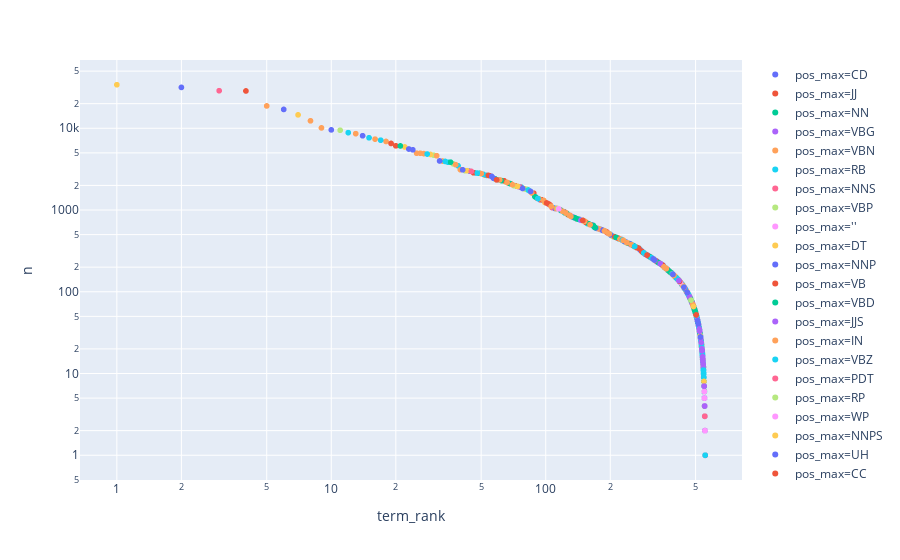

Here is the notebook cell this chart was saved with:
### Code cell
px.scatter(VSAMP1, x='term_rank', y='n', log_y=True, log_x=True, hover_name='term_str', color='pos_max')

### Figure 1 — Plotly figure (JSON) as saved in the notebook; plotly's stock layout.template omitted (floating-point values rounded to 4 significant figures; data arrays with more than 128 entries replaced by an {"elided": "..."} marker saying what was removed)
{"data": [{"hoverlabel": {"namelength": 0}, "hovertemplate": "<b>%{hovertext}</b><br><br>pos_max=CD<br>term_rank=%{x}<br>n=%{y}", "hovertext": {"elided": "591 str values"}, "legendgroup": "pos_max=CD", "marker": {"color": "#636efa", "symbol": "circle"}, "mode": "markers", "name": "pos_max=CD", "showlegend": true, "type": "scattergl", "x": {"elided": "591 int values"}, "xaxis": "x", "y": {"elided": "591 int values"}, "yaxis": "y"}, {"hoverlabel": {"namelength": 0}, "hovertemplate": "<b>%{hovertext}</b><br><br>pos_max=JJ<br>term_rank=%{x}<br>n=%{y}", "hovertext": {"elided": "2634 str values"}, "legendgroup": "pos_max=JJ", "marker": {"color": "#EF553B", "symbol": "circle"}, "mode": "markers", "name": "pos_max=JJ", "showlegend": true, "type": "scattergl", "x": {"elided": "2634 int values"}, "xaxis": "x", "y": {"elided": "2634 int values"}, "yaxis": "y"}, {"hoverlabel": {"namelength": 0}, "hovertemplate": "<b>%{hovertext}</b><br><br>pos_max=NN<br>term_rank=%{x}<br>n=%{y}", "hovertext": {"elided": "5952 str values"}, "legendgroup": "pos_max=NN", "marker": {"color": "#00cc96", "symbol": "circle"}, "mode": "markers", "name": "pos_max=NN", "showlegend": true, "type": "scattergl", "x": {"elided": "5952 int values"}, "xaxis": "x", "y": {"elided": "5952 int values"}, "yaxis": "y"}, {"hoverlabel": {"namelength": 0}, "hovertemplate": "<b>%{hovertext}</b><br><br>pos_max=VBG<br>term_rank=%{x}<br>n=%{y}", "hovertext": {"elided": "1183 str values"}, "legendgroup": "pos_max=VBG", "marker": {"color": "#ab63fa", "symbol": "circle"}, "mode": "markers", "name": "pos_max=VBG", "showlegend": true, "type": "scattergl", "x": {"elided": "1183 int values"}, "xaxis": "x", "y": {"elided": "1183 int values"}, "yaxis": "y"}, {"hoverlabel": {"namelength": 0}, "hovertemplate": "<b>%{hovertext}</b><br><br>pos_max=VBN<br>term_rank=%{x}<br>n=%{y}", "hovertext": {"elided": "1208 str values"}, "legendgroup": "pos_max=VBN", "marker": {"color": "#FFA15A", "symbol": "circle"}, "mode": "markers", "name": "pos_max=VBN", "showlegend": true, "type": "scattergl", "x": {"elided": "1208 int values"}, "xaxis": "x", "y": {"elided": "1208 int values"}, "yaxis": "y"}, {"hoverlabel": {"namelength": 0}, "hovertemplate": "<b>%{hovertext}</b><br><br>pos_max=RB<br>term_rank=%{x}<br>n=%{y}", "hovertext": {"elided": "843 str values"}, "legendgroup": "pos_max=RB", "marker": {"color": "#19d3f3", "symbol": "circle"}, "mode": "markers", "name": "pos_max=RB", "showlegend": true, "type": "scattergl", "x": {"elided": "843 int values"}, "xaxis": "x", "y": {"elided": "843 int values"}, "yaxis": "y"}, {"hoverlabel": {"namelength": 0}, "hovertemplate": "<b>%{hovertext}</b><br><br>pos_max=NNS<br>term_rank=%{x}<br>n=%{y}", "hovertext": {"elided": "2641 str values"}, "legendgroup": "pos_max=NNS", "marker": {"color": "#FF6692", "symbol": "circle"}, "mode": "markers", "name": "pos_max=NNS", "showlegend": true, "type": "scattergl", "x": {"elided": "2641 int values"}, "xaxis": "x", "y": {"elided": "2641 int values"}, "yaxis": "y"}, {"hoverlabel": {"namelength": 0}, "hovertemplate": "<b>%{hovertext}</b><br><br>pos_max=VBP<br>term_rank=%{x}<br>n=%{y}", "hovertext": {"elided": "380 str values"}, "legendgroup": "pos_max=VBP", "marker": {"color": "#B6E880", "symbol": "circle"}, "mode": "markers", "name": "pos_max=VBP", "showlegend": true, "type": "scattergl", "x": {"elided": "380 int values"}, "xaxis": "x", "y": {"elided": "380 int values"}, "yaxis": "y"}, {"hoverlabel": {"namelength": 0}, "hovertemplate": "<b>%{hovertext}</b><br><br>pos_max=''<br>term_rank=%{x}<br>n=%{y}", "hovertext": ["64"], "legendgroup": "pos_max=''", "marker": {"color": "#FF97FF", "symbol": "circle"}, "mode": "markers", "name": "pos_max=''", "showlegend": true, "type": "scattergl", "x": [551], "xaxis": "x", "y": [4], "yaxis": "y"}, {"hoverlabel": {"namelength": 0}, "hovertemplate": "<b>%{hovertext}</b><br><br>pos_max=DT<br>term_rank=%{x}<br>n=%{y}", "hovertext": ["a", "all", "an", "another", "any", "blistery", "both", "broth", "doth", "each", "either", "every", "haveall", "neither", "nether", "no", "noi", "some", "tacher", "the", "ther", "these", "this", "those", "tikeoversthat"], "legendgroup": "pos_max=DT", "marker": {"color": "#FECB52", "symbol": "circle"}, "mode": "markers", "name": "pos_max=DT", "showlegend": true, "type": "scattergl", "x": [7, 22, 99, 229, 80, 554, 264, 554, 552, 316, 393, 135, 554, 493, 554, 73, 554, 43, 554, 1, 550, 176, 29, 255, 554], "xaxis": "x", "y": [14578, 5907, 1241, 429, 1814, 1, 353, 1, 3, 253, 162, 814, 1, 62, 1, 1962, 1, 3029, 1, 34072, 5, 592, 4782, 368, 1], "yaxis": "y"}, {"hoverlabel": {"namelength": 0}, "hovertemplate": "<b>%{hovertext}</b><br><br>pos_max=NNP<br>term_rank=%{x}<br>n=%{y}", "hovertext": {"elided": "5825 str values"}, "legendgroup": "pos_max=NNP", "marker": {"color": "#636efa", "symbol": "circle"}, "mode": "markers", "name": "pos_max=NNP", "showlegend": true, "type": "scattergl", "x": {"elided": "5825 int values"}, "xaxis": "x", "y": {"elided": "5825 int values"}, "yaxis": "y"}, {"hoverlabel": {"namelength": 0}, "hovertemplate": "<b>%{hovertext}</b><br><br>pos_max=VB<br>term_rank=%{x}<br>n=%{y}", "hovertext": {"elided": "1220 str values"}, "legendgroup": "pos_max=VB", "marker": {"color": "#EF553B", "symbol": "circle"}, "mode": "markers", "name": "pos_max=VB", "showlegend": true, "type": "scattergl", "x": {"elided": "1220 int values"}, "xaxis": "x", "y": {"elided": "1220 int values"}, "yaxis": "y"}, {"hoverlabel": {"namelength": 0}, "hovertemplate": "<b>%{hovertext}</b><br><br>pos_max=VBD<br>term_rank=%{x}<br>n=%{y}", "hovertext": {"elided": "739 str values"}, "legendgroup": "pos_max=VBD", "marker": {"color": "#00cc96", "symbol": "circle"}, "mode": "markers", "name": "pos_max=VBD", "showlegend": true, "type": "scattergl", "x": {"elided": "739 int values"}, "xaxis": "x", "y": {"elided": "739 int values"}, "yaxis": "y"}, {"hoverlabel": {"namelength": 0}, "hovertemplate": "<b>%{hovertext}</b><br><br>pos_max=JJS<br>term_rank=%{x}<br>n=%{y}", "hovertext": ["ablest", "awfulest", "awfullest", "best", "biggest", "bitterest", "blest", "bloodiest", "boldest", "bravest", "brightest", "cheapest", "choicest", "cleanest", "clearest", "closest", "coldest", "crookedest", "darkest", "dearest", "deepest", "dishonest", "doest", "dreadfulest", "driest", "dullest", "earliest", "earnest", "eldest", "fairest", "farthest", "finest", "fondest", "freest", "fullest", "funniest", "gentlest", "grandest", "greatest", "grossest", "handsomest", "happiest", "hardest", "heartiest", "heaviest", "highest", "hottest", "ininterest", "keenest", "kindest", "largest", "latest", "least", "lest", "loneliest", "longest", "loudest", "loveliest", "lowest", "luckiest", "manifest", "meanest", "mightiest", "mildest", "nearest", "neatest", "newest", "nicest", "noblest", "oldest", "poorest", "prettiest", "purest", "quickest", "quietest", "richest", "saddest", "safest", "severest", "shortest", "sickest", "sincerest", "slightest", "smallest", "soonest", "steepest", "strictest", "strongest", "sweetest", "tallest", "tenderest", "toughest", "truest", "ugliest", "veriest", "vilest", "warmest", "weakest", "wildest", "wisest", "worst", "youngest"], "legendgroup": "pos_max=JJS", "marker": {"color": "#ab63fa", "symbol": "circle"}, "mode": "markers", "name": "pos_max=JJS", "showlegend": true, "type": "scattergl", "x": [553, 554, 554, 174, 545, 554, 554, 551, 554, 550, 553, 553, 548, 554, 554, 554, 551, 554, 551, 483, 542, 553, 554, 554, 554, 554, 533, 516, 553, 551, 550, 531, 554, 554, 554, 554, 554, 554, 450, 554, 551, 538, 535, 552, 551, 526, 550, 554, 554, 509, 538, 548, 342, 536, 553, 548, 554, 553, 548, 554, 545, 554, 553, 554, 544, 551, 554, 550, 551, 545, 553, 545, 549, 552, 554, 546, 553, 554, 551, 554, 554, 553, 542, 551, 553, 554, 553, 548, 537, 554, 549, 554, 549, 553, 554, 554, 545, 553, 551, 551, 505, 543], "xaxis": "x", "y": [2, 1, 1, 595, 10, 1, 1, 4, 1, 5, 2, 2, 7, 1, 1, 1, 4, 1, 4, 72, 13, 2, 1, 1, 1, 1, 22, 39, 2, 4, 5, 24, 1, 1, 1, 1, 1, 1, 105, 1, 4, 17, 20, 3, 4, 29, 5, 1, 1, 46, 17, 7, 221, 19, 2, 7, 1, 2, 7, 1, 10, 1, 2, 1, 11, 4, 1, 5, 4, 10, 2, 10, 6, 3, 1, 9, 2, 1, 4, 1, 1, 2, 13, 4, 2, 1, 2, 7, 18, 1, 6, 1, 6, 2, 1, 1, 10, 2, 4, 4, 50, 12], "yaxis": "y"}, {"hoverlabel": {"namelength": 0}, "hovertemplate": "<b>%{hovertext}</b><br><br>pos_max=IN<br>term_rank=%{x}<br>n=%{y}", "hovertext": {"elided": "150 str values"}, "legendgroup": "pos_max=IN", "marker": {"color": "#FFA15A", "symbol": "circle"}, "mode": "markers", "name": "pos_max=IN", "showlegend": true, "type": "scattergl", "x": {"elided": "150 int values"}, "xaxis": "x", "y": {"elided": "150 int values"}, "yaxis": "y"}, {"hoverlabel": {"namelength": 0}, "hovertemplate": "<b>%{hovertext}</b><br><br>pos_max=VBZ<br>term_rank=%{x}<br>n=%{y}", "hovertext": {"elided": "419 str values"}, "legendgroup": "pos_max=VBZ", "marker": {"color": "#19d3f3", "symbol": "circle"}, "mode": "markers", "name": "pos_max=VBZ", "showlegend": true, "type": "scattergl", "x": {"elided": "419 int values"}, "xaxis": "x", "y": {"elided": "419 int values"}, "yaxis": "y"}, {"hoverlabel": {"namelength": 0}, "hovertemplate": "<b>%{hovertext}</b><br><br>pos_max=PDT<br>term_rank=%{x}<br>n=%{y}", "hovertext": ["actuatedall", "geatsall", "herthroughout", "nearlyall", "saith", "sinceat", "youof"], "legendgroup": "pos_max=PDT", "marker": {"color": "#FF6692", "symbol": "circle"}, "mode": "markers", "name": "pos_max=PDT", "showlegend": true, "type": "scattergl", "x": [554, 554, 554, 554, 553, 554, 554], "xaxis": "x", "y": [1, 1, 1, 1, 2, 1, 1], "yaxis": "y"}, {"hoverlabel": {"namelength": 0}, "hovertemplate": "<b>%{hovertext}</b><br><br>pos_max=RP<br>term_rank=%{x}<br>n=%{y}", "hovertext": ["affecton", "anattack", "authorityfor", "down", "inas", "off", "ot", "out", "outthe", "thowbut", "tobe", "toka", "tooso", "up"], "legendgroup": "pos_max=RP", "marker": {"color": "#B6E880", "symbol": "circle"}, "mode": "markers", "name": "pos_max=RP", "showlegend": true, "type": "scattergl", "x": [554, 554, 554, 114, 554, 152, 554, 81, 554, 554, 554, 554, 554, 71], "xaxis": "x", "y": [1, 1, 1, 1041, 1, 729, 1, 1793, 1, 1, 1, 1, 1, 1988], "yaxis": "y"}, {"hoverlabel": {"namelength": 0}, "hovertemplate": "<b>%{hovertext}</b><br><br>pos_max=WP<br>term_rank=%{x}<br>n=%{y}", "hovertext": ["afinethat", "concludedthat", "sentimentsthat", "what", "who", "whom"], "legendgroup": "pos_max=WP", "marker": {"color": "#FF97FF", "symbol": "circle"}, "mode": "markers", "name": "pos_max=WP", "showlegend": true, "type": "scattergl", "x": [554, 554, 554, 92, 115, 426], "xaxis": "x", "y": [1, 1, 1, 1379, 1033, 129], "yaxis": "y"}, {"hoverlabel": {"namelength": 0}, "hovertemplate": "<b>%{hovertext}</b><br><br>pos_max=NNPS<br>term_rank=%{x}<br>n=%{y}", "hovertext": ["alabamians", "americans", "baliers", "bowmans", "brokers", "brooklynites", "callaghans", "carolinans", "carolinas", "carolinians", "castlemans", "catholics", "cats", "chapmans", "christians", "coans", "contracts", "corinthians", "corrinthians", "delepearemembers", "democrats", "dinners", "dislikes", "dunkers", "ellies", "eysters", "firemans", "georgians", "germans", "hessians", "inmans", "johnnies", "ledgers", "linconites", "magistrates", "mcclanahans", "mcclellans", "mclellans", "missionaries", "mississappians", "mississipians", "mississippians", "missourians", "morgans", "ohioans", "pennsylvanians", "phillipics", "policies", "presbyterians", "presidents", "primers", "rangers", "readers", "registers", "republicans", "rians", "rices", "romans", "rosecrans", "rosenbrans", "senators", "shermans", "shriekers", "spartans", "speakers", "squires", "states", "tennesseeans", "tigers", "tories", "unitarians", "virginians", "yorkers"], "legendgroup": "pos_max=NNPS", "marker": {"color": "#FECB52", "symbol": "circle"}, "mode": "markers", "name": "pos_max=NNPS", "showlegend": true, "type": "scattergl", "x": [549, 551, 553, 553, 554, 554, 554, 554, 554, 548, 554, 552, 554, 554, 542, 554, 553, 554, 554, 554, 535, 553, 552, 552, 554, 554, 554, 552, 554, 554, 554, 553, 552, 554, 553, 554, 553, 554, 553, 554, 554, 551, 554, 554, 554, 554, 554, 553, 554, 553, 554, 551, 552, 554, 526, 554, 554, 554, 551, 554, 554, 554, 554, 554, 553, 554, 439, 554, 553, 553, 554, 547, 554], "xaxis": "x", "y": [6, 4, 2, 2, 1, 1, 1, 1, 1, 7, 1, 3, 1, 1, 13, 1, 2, 1, 1, 1, 20, 2, 3, 3, 1, 1, 1, 3, 1, 1, 1, 2, 3, 1, 2, 1, 2, 1, 2, 1, 1, 4, 1, 1, 1, 1, 1, 2, 1, 2, 1, 4, 3, 1, 29, 1, 1, 1, 4, 1, 1, 1, 1, 1, 2, 1, 116, 1, 2, 2, 1, 8, 1], "yaxis": "y"}, {"hoverlabel": {"namelength": 0}, "hovertemplate": "<b>%{hovertext}</b><br><br>pos_max=UH<br>term_rank=%{x}<br>n=%{y}", "hovertext": ["alas", "oh", "yes"], "legendgroup": "pos_max=UH", "marker": {"color": "#636efa", "symbol": "circle"}, "mode": "markers", "name": "pos_max=UH", "showlegend": true, "type": "scattergl", "x": [515, 322, 444], "xaxis": "x", "y": [40, 244, 111], "yaxis": "y"}, {"hoverlabel": {"namelength": 0}, "hovertemplate": "<b>%{hovertext}</b><br><br>pos_max=CC<br>term_rank=%{x}<br>n=%{y}", "hovertext": ["and", "but", "heensas", "nor", "or", "paterson", "peakedher", "wellget"], "legendgroup": "pos_max=CC", "marker": {"color": "#EF553B", "symbol": "circle"}, "mode": "markers", "name": "pos_max=CC", "showlegend": true, "type": "scattergl", "x": [4, 19, 554, 421, 54, 554, 554, 554], "xaxis": "x", "y": [28599, 6516, 1, 134, 2650, 1, 1, 1], "yaxis": "y"}, {"hoverlabel": {"namelength": 0}, "hovertemplate": "<b>%{hovertext}</b><br><br>pos_max=FW<br>term_rank=%{x}<br>n=%{y}", "hovertext": ["beenthere", "ejectmentin", "garris", "gonein", "mast", "nomidein", "orderto", "oz", "pro", "vs"], "legendgroup": "pos_max=FW", "marker": {"color": "#00cc96", "symbol": "circle"}, "mode": "markers", "name": "pos_max=FW", "showlegend": true, "type": "scattergl", "x": [553, 554, 554, 554, 553, 554, 554, 554, 553, 548], "xaxis": "x", "y": [2, 1, 1, 1, 2, 1, 1, 1, 2, 7], "yaxis": "y"}, {"hoverlabel": {"namelength": 0}, "hovertemplate": "<b>%{hovertext}</b><br><br>pos_max=JJR<br>term_rank=%{x}<br>n=%{y}", "hovertext": ["better", "bigger", "cheaper", "cheeper", "closer", "coarser", "colder", "cornstockshigher", "dearer", "deeper", "denser", "earlier", "easier", "fewer", "finalybetter", "firmer", "fleshier", "gladder", "greater", "happier", "heavier", "hems", "higher", "larger", "less", "lesser", "lighter", "litter", "longer", "louder", "lovelier", "lower", "lyseyto", "manymore", "mightier", "more", "narrower", "nearer", "older", "onelyour", "prettier", "richer", "safer", "saltier", "shorter", "smaller", "smarter", "somore", "steadier", "stiller", "stronger", "surer", "tougher", "uglier", "wanderer", "weaker", "worse", "worseother", "younger"], "legendgroup": "pos_max=JJR", "marker": {"color": "#ab63fa", "symbol": "circle"}, "mode": "markers", "name": "pos_max=JJR", "showlegend": true, "type": "scattergl", "x": [146, 554, 541, 553, 548, 554, 550, 554, 535, 550, 554, 542, 539, 554, 554, 554, 553, 553, 510, 540, 550, 554, 520, 522, 418, 554, 551, 553, 394, 553, 554, 531, 554, 554, 554, 75, 554, 528, 539, 554, 552, 554, 551, 554, 550, 536, 554, 554, 554, 554, 548, 553, 554, 554, 553, 552, 468, 554, 550], "xaxis": "x", "y": [749, 1, 14, 2, 7, 1, 5, 1, 20, 5, 1, 13, 16, 1, 1, 1, 2, 2, 45, 15, 5, 1, 35, 33, 137, 1, 4, 2, 161, 2, 1, 24, 1, 1, 1, 1921, 1, 27, 16, 1, 3, 1, 4, 1, 5, 19, 1, 1, 1, 1, 7, 2, 1, 1, 2, 3, 87, 1, 5], "yaxis": "y"}, {"hoverlabel": {"namelength": 0}, "hovertemplate": "<b>%{hovertext}</b><br><br>pos_max=MD<br>term_rank=%{x}<br>n=%{y}", "hovertext": ["bignight", "ca", "can", "could", "lackeysshould", "ll", "may", "might", "must", "noy", "ought", "shall", "should", "will", "wo", "would", "youshould"], "legendgroup": "pos_max=MD", "marker": {"color": "#FFA15A", "symbol": "circle"}, "mode": "markers", "name": "pos_max=MD", "showlegend": true, "type": "scattergl", "x": [554, 230, 40, 86, 554, 442, 66, 251, 93, 554, 396, 129, 152, 16, 394, 38, 554], "xaxis": "x", "y": [1, 426, 3111, 1623, 1, 113, 2179, 376, 1371, 1, 159, 860, 729, 7368, 161, 3592, 1], "yaxis": "y"}, {"hoverlabel": {"namelength": 0}, "hovertemplate": "<b>%{hovertext}</b><br><br>pos_max=PRP$<br>term_rank=%{x}<br>n=%{y}", "hovertext": ["brouther", "her", "his", "its", "my", "our", "their", "your"], "legendgroup": "pos_max=PRP$", "marker": {"color": "#19d3f3", "symbol": "circle"}, "mode": "markers", "name": "pos_max=PRP$", "showlegend": true, "type": "scattergl", "x": [554, 83, 48, 260, 17, 34, 92, 28], "xaxis": "x", "y": [1, 1756, 2831, 359, 7150, 3925, 1379, 4839], "yaxis": "y"}, {"hoverlabel": {"namelength": 0}, "hovertemplate": "<b>%{hovertext}</b><br><br>pos_max=EX<br>term_rank=%{x}<br>n=%{y}", "hovertext": ["conveyed", "doubtthere", "eitherthere", "padethere", "there", "tobaccohere"], "legendgroup": "pos_max=EX", "marker": {"color": "#FF6692", "symbol": "circle"}, "mode": "markers", "name": "pos_max=EX", "showlegend": true, "type": "scattergl", "x": [552, 554, 554, 554, 45, 554], "xaxis": "x", "y": [3, 1, 1, 1, 2966, 1], "yaxis": "y"}, {"hoverlabel": {"namelength": 0}, "hovertemplate": "<b>%{hovertext}</b><br><br>pos_max=SYM<br>term_rank=%{x}<br>n=%{y}", "hovertext": ["daug", "suds", "versa"], "legendgroup": "pos_max=SYM", "marker": {"color": "#B6E880", "symbol": "circle"}, "mode": "markers", "name": "pos_max=SYM", "showlegend": true, "type": "scattergl", "x": [554, 554, 554], "xaxis": "x", "y": [1, 1, 1], "yaxis": "y"}, {"hoverlabel": {"namelength": 0}, "hovertemplate": "<b>%{hovertext}</b><br><br>pos_max=RBR<br>term_rank=%{x}<br>n=%{y}", "hovertext": ["faster", "hesbetter", "maketh", "onmother", "scatter"], "legendgroup": "pos_max=RBR", "marker": {"color": "#FF97FF", "symbol": "circle"}, "mode": "markers", "name": "pos_max=RBR", "showlegend": true, "type": "scattergl", "x": [549, 554, 553, 554, 550], "xaxis": "x", "y": [6, 1, 2, 1, 5], "yaxis": "y"}, {"hoverlabel": {"namelength": 0}, "hovertemplate": "<b>%{hovertext}</b><br><br>pos_max=WDT<br>term_rank=%{x}<br>n=%{y}", "hovertext": ["fixturethat", "rejoicefulthat", "whatever", "which", "whichever"], "legendgroup": "pos_max=WDT", "marker": {"color": "#FECB52", "symbol": "circle"}, "mode": "markers", "name": "pos_max=WDT", "showlegend": true, "type": "scattergl", "x": [554, 554, 489, 74, 554], "xaxis": "x", "y": [1, 1, 66, 1944, 1], "yaxis": "y"}, {"hoverlabel": {"namelength": 0}, "hovertemplate": "<b>%{hovertext}</b><br><br>pos_max=PRP<br>term_rank=%{x}<br>n=%{y}", "hovertext": ["he", "herself", "hether", "him", "himself", "i", "it", "itself", "me", "myself", "ourself", "ourselves", "she", "them", "themselves", "they", "unmyself", "upsher", "us", "we", "yew", "you", "yourself", "youwhich"], "legendgroup": "pos_max=PRP", "marker": {"color": "#636efa", "symbol": "circle"}, "mode": "markers", "name": "pos_max=PRP", "showlegend": true, "type": "scattergl", "x": [24, 511, 554, 56, 392, 2, 10, 527, 23, 171, 554, 457, 85, 41, 441, 32, 554, 554, 78, 14, 554, 6, 317, 554], "xaxis": "x", "y": [5451, 44, 1, 2580, 163, 31608, 9555, 28, 5578, 602, 1, 98, 1687, 3103, 114, 3982, 1, 1, 1835, 8098, 1, 17005, 252, 1], "yaxis": "y"}, {"hoverlabel": {"namelength": 0}, "hovertemplate": "<b>%{hovertext}</b><br><br>pos_max=WRB<br>term_rank=%{x}<br>n=%{y}", "hovertext": ["how", "washbut", "when", "whenever", "where", "wherthe", "why", "wih"], "legendgroup": "pos_max=WRB", "marker": {"color": "#EF553B", "symbol": "circle"}, "mode": "markers", "name": "pos_max=WRB", "showlegend": true, "type": "scattergl", "x": [101, 554, 59, 503, 149, 554, 297, 554], "xaxis": "x", "y": [1220, 1, 2338, 52, 746, 1, 281, 1], "yaxis": "y"}, {"hoverlabel": {"namelength": 0}, "hovertemplate": "<b>%{hovertext}</b><br><br>pos_max=RBS<br>term_rank=%{x}<br>n=%{y}", "hovertext": ["most"], "legendgroup": "pos_max=RBS", "marker": {"color": "#00cc96", "symbol": "circle"}, "mode": "markers", "name": "pos_max=RBS", "showlegend": true, "type": "scattergl", "x": [170], "xaxis": "x", "y": [611], "yaxis": "y"}, {"hoverlabel": {"namelength": 0}, "hovertemplate": "<b>%{hovertext}</b><br><br>pos_max=LS<br>term_rank=%{x}<br>n=%{y}", "hovertext": ["risy"], "legendgroup": "pos_max=LS", "marker": {"color": "#ab63fa", "symbol": "circle"}, "mode": "markers", "name": "pos_max=LS", "showlegend": true, "type": "scattergl", "x": [554], "xaxis": "x", "y": [1], "yaxis": "y"}, {"hoverlabel": {"namelength": 0}, "hovertemplate": "<b>%{hovertext}</b><br><br>pos_max=POS<br>term_rank=%{x}<br>n=%{y}", "hovertext": ["s"], "legendgroup": "pos_max=POS", "marker": {"color": "#FFA15A", "symbol": "circle"}, "mode": "markers", "name": "pos_max=POS", "showlegend": true, "type": "scattergl", "x": [70], "xaxis": "x", "y": [2041], "yaxis": "y"}, {"hoverlabel": {"namelength": 0}, "hovertemplate": "<b>%{hovertext}</b><br><br>pos_max=$<br>term_rank=%{x}<br>n=%{y}", "hovertext": ["settcharts"], "legendgroup": "pos_max=$", "marker": {"color": "#19d3f3", "symbol": "circle"}, "mode": "markers", "name": "pos_max=$", "showlegend": true, "type": "scattergl", "x": [554], "xaxis": "x", "y": [1], "yaxis": "y"}, {"hoverlabel": {"namelength": 0}, "hovertemplate": "<b>%{hovertext}</b><br><br>pos_max=TO<br>term_rank=%{x}<br>n=%{y}", "hovertext": ["to"], "legendgroup": "pos_max=TO", "marker": {"color": "#FF6692", "symbol": "circle"}, "mode": "markers", "name": "pos_max=TO", "showlegend": true, "type": "scattergl", "x": [3], "xaxis": "x", "y": [28789], "yaxis": "y"}, {"hoverlabel": {"namelength": 0}, "hovertemplate": "<b>%{hovertext}</b><br><br>pos_max=WP$<br>term_rank=%{x}<br>n=%{y}", "hovertext": ["whose"], "legendgroup": "pos_max=WP$", "marker": {"color": "#B6E880", "symbol": "circle"}, "mode": "markers", "name": "pos_max=WP$", "showlegend": true, "type": "scattergl", "x": [476], "xaxis": "x", "y": [79], "yaxis": "y"}], "layout": {"autosize": true, "legend": {"tracegroupgap": 0}, "margin": {"t": 60}, "xaxis": {"anchor": "y", "autorange": true, "domain": [0, 1], "range": [-0.1786, 2.922], "title": {"text": "term_rank"}, "type": "log"}, "yaxis": {"anchor": "x", "autorange": true, "domain": [0, 1], "range": [-0.2983, 4.831], "title": {"text": "n"}, "type": "log"}}}
